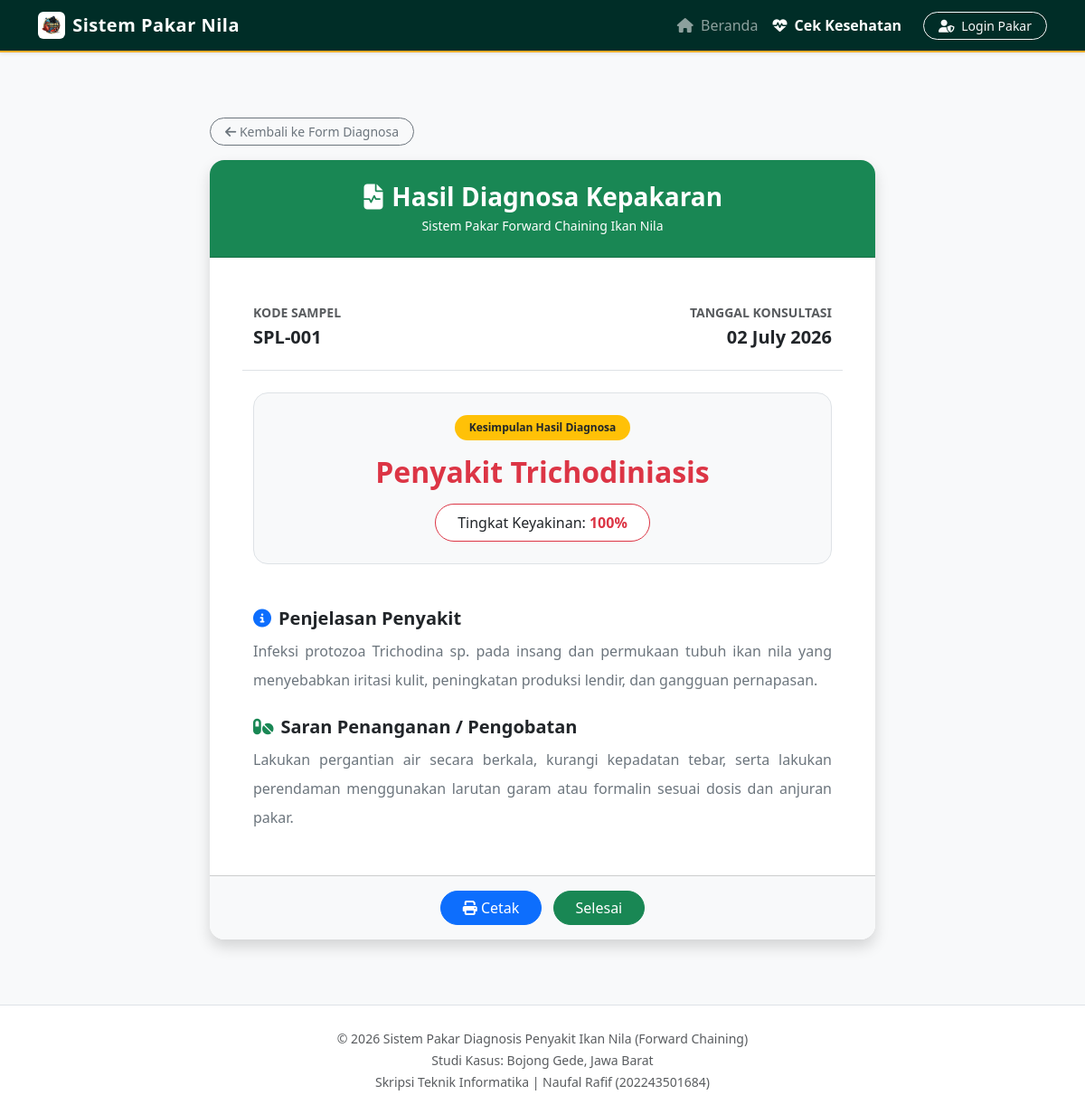
The page /hasil_publik.php?id=1 on the database its author committed.
### tables this page shows
CREATE TABLE `tbl_diagnosa` (
  `id_diagnosa` int(11) NOT NULL,
  `id_admin` int(11) DEFAULT NULL,
  `kode_sampel` varchar(50) DEFAULT NULL,
  `nama_pembudidaya` varchar(100) DEFAULT NULL,
  `tanggal_diagnosa` timestamp NOT NULL DEFAULT current_timestamp(),
  `hasil_penyakit` varchar(10) DEFAULT NULL,
  `confidence` float DEFAULT 0
);

CREATE TABLE `tbl_penyakit` (
  `kode_penyakit` varchar(10) NOT NULL,
  `nama_penyakit` varchar(100) NOT NULL,
  `deskripsi` text DEFAULT NULL,
  `solusi` text DEFAULT NULL,
  `pencegahan` text DEFAULT NULL
);

### hasil_publik.php (the view, shortened to what this page needs)
<?php
require_once 'config/database.php';
include 'includes/header_publik.php';
$id_diagnosa = $_GET['id'];
$query = "SELECT r.*, p.nama_penyakit, p.deskripsi, p.solusi
          FROM tbl_diagnosa r
          JOIN tbl_penyakit p ON r.hasil_penyakit = p.kode_penyakit
          WHERE r.id_diagnosa = ?";
$stmt = $pdo->prepare($query);
$stmt->execute([$id_diagnosa]);
$data = $stmt->fetch(PDO::FETCH_ASSOC);
?>
<div class="container py-5">
    <div class="row justify-content-center">
        <div class="col-lg-8">
            <div class="mb-3">
                <a href="konsultasi.php" class="btn btn-outline-secondary btn-sm rounded-pill px-3">
                    <i class="fas fa-arrow-left"></i> Kembali ke Form Diagnosa
                </a>
            </div>
            <div class="card shadow border-0 rounded-4 overflow-hidden">
                <div class="card-header bg-success text-white text-center py-4">
                    <h3 class="mb-1 fw-bold"><i class="fas fa-file-medical-alt me-2"></i>Hasil Diagnosa Kepakaran</h3>
                    <p class="mb-0 small">Sistem Pakar Forward Chaining Ikan Nila</p>
                </div>
                <div class="card-body p-4 p-md-5">
                    <div class="row mb-4 pb-3 border-bottom">
                        <div class="col-sm-6">
                            <span class="text-uppercase text-muted fw-bold small">Kode Sampel</span>
                            <h5 class="fw-bold mt-1 text-dark"><?= htmlspecialchars($data['kode_sampel']) ?></h5>
                        </div>
                        <div class="col-sm-6 text-sm-end">
                            <span class="text-uppercase text-muted fw-bold small">Tanggal Konsultasi</span>
                            <h5 class="fw-bold mt-1 text-dark"><?= date('d F Y', strtotime($data['tanggal_diagnosa'])) ?></h5>
                        </div>
                    </div>
                    <div class="text-center mb-5 bg-light p-4 rounded-4 border">
                        <span class="badge bg-warning text-dark mb-2 px-3 py-2 rounded-pill">Kesimpulan Hasil Diagnosa</span>
                        <h2 class="text-danger fw-bold my-2"><?= $data['nama_penyakit'] ?></h2>
                        <div class="d-inline-block bg-white rounded-pill px-4 py-2 border border-danger mt-2">
                            <span class="text-dark">Tingkat Keyakinan: <strong class="text-danger"><?= round($data['confidence'] * 100, 2) ?>%</strong></span>
                        </div>
                    </div>
                    <div class="mb-4">
                        <h5 class="fw-bold text-dark mb-2"><i class="fas fa-info-circle text-primary me-2"></i>Penjelasan Penyakit</h5>
                        <p class="text-secondary lh-lg mb-0" style="text-align: justify;"><?= nl2br($data['deskripsi']) ?></p>
                    </div>
                    <div class="mb-0">
                        <h5 class="fw-bold text-dark mb-2"><i class="fas fa-pills text-success me-2"></i>Saran Penanganan / Pengobatan</h5>
                        <p class="text-secondary lh-lg mb-0" style="text-align: justify;"><?= nl2br($data['solusi']) ?></p>
                    </div>
                </div>
                <div class="card-footer bg-light text-center py-3">
                    <button onclick="window.print()" class="btn btn-primary rounded-pill px-4 me-2"><i class="fas fa-print"></i> Cetak</button>
                    <a href="index.php" class="btn btn-success rounded-pill px-4">Selesai</a>
                </div>
            </div>
        </div>
    </div>
</div>
<?php include 'includes/footer_publik.php'; ?>

### includes/header_publik.php (style rules this page uses)
body { background-color: #f8f9fa; display: flex; flex-direction: column; min-height: 100vh; }

### rows shown on the page
tbl_diagnosa: kode_sampel "SPL-001", tanggal_diagnosa "02 July 2026", hasil_penyakit.nama_penyakit "Penyakit Trichodiniasis", $data['confidence']*100 "100", hasil_penyakit.deskripsi "Infeksi protozoa Trichodina sp. pada insang dan permukaan tubuh ikan nila yang menyebabkan iritasi kulit, peningkatan produksi lendir, dan gangguan pernapasan.", hasil_penyakit.solusi "Lakukan pergantian air secara berkala, kurangi kepadatan tebar, serta lakukan perendaman menggunakan larutan garam atau formalin sesuai dosis dan anjuran pakar."
